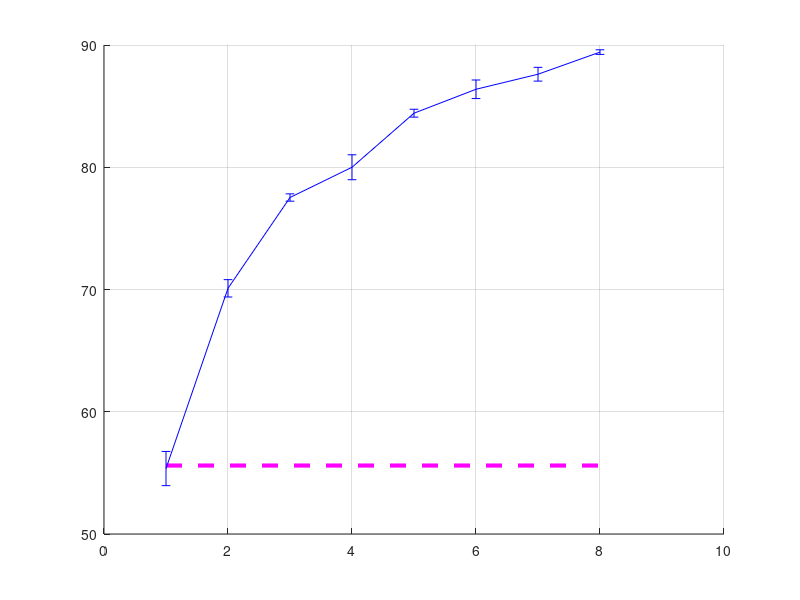

Here is the MATLAB script that generated this plot: (Note: this script raises an error after producing the figure.)
data = load('vary_num_target_examples_webcam.mat');

%% gfk statistics
gfk_pts = [0];
gfk_mean = [mean(data.gfk)];
gfk_err = [1.96 * std(data.gfk) / sqrt(length(data.gfk))];

%% svm_t statistics
num_pts = length(data.svm_t);
svm_t_pts = 1:num_pts;
svm_t_mean = zeros(1, num_pts);
svm_t_err = zeros(1, num_pts);
for i = svm_t_pts
  svm_t_mean(i) = mean(data.svm_t{i});
  svm_t_err(i) = 1.96 * std(data.svm_t{i}) / length(data.svm_t{i});
end

%% daume statistics
num_pts = length(data.daume);
daume_pts = 1:num_pts;
daume_mean = zeros(1, num_pts);
daume_err = zeros(1, num_pts);
for i = daume_pts
  daume_mean(i) = mean(data.daume{i});
  daume_err(i) = 1.96 * std(data.daume{i}) / length(data.daume{i});
end

%% svm_s statistics (ha)
svm_s_x = [1, 8];
svm_s_y = [55.6, 55.6];

figure; grid on;
hold on;
%errorbar(gfk_pts, gfk_mean, gfk_err, 'LineWidth', 3);
plot(svm_s_x, svm_s_y, 'm--', 'LineWidth', 3);
errorbar(svm_t_pts, svm_t_mean, svm_t_err, 'b', 'LineWidth', 3);
errorbar(daume_pts, daume_mean, daume_err, 'r', 'LineWidth', 3);
xlabel('Number of Labeled Target Examples', 'FontSize', 20);
xlim([0.5, 8.5]);
ylabel('Multiclass Accuracy', 'FontSize', 20);
legend('source only', 'target only', 'DFE', 'Location', 'NorthWest');
legend BOXOFF
set(gca, 'FontSize', 18);
